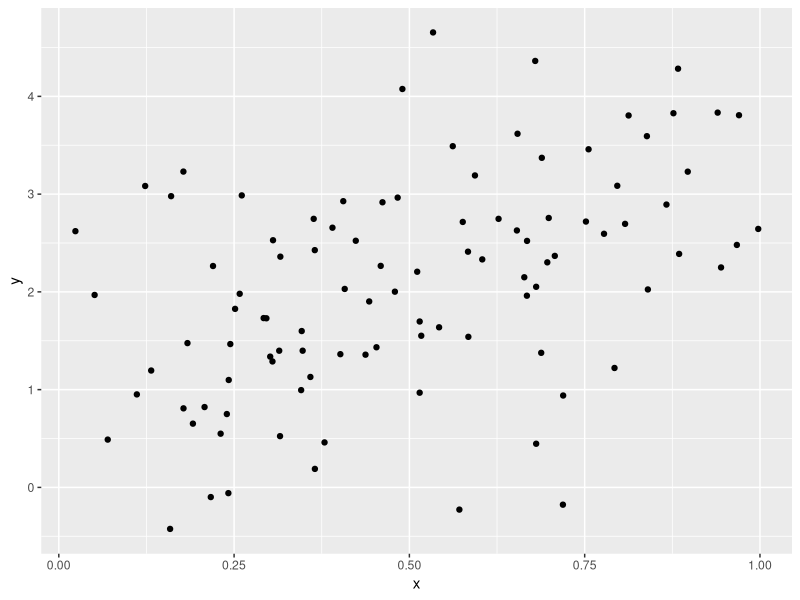

Source code (R):
## ---- chunk 1
library(tidyverse)

plot_df =
  tibble(
    x = runif(100),
    y = 1 + 2 * x + rnorm(100)
  )

plot_df |>
  ggplot(aes(x = x, y = y)) +
  geom_point()
